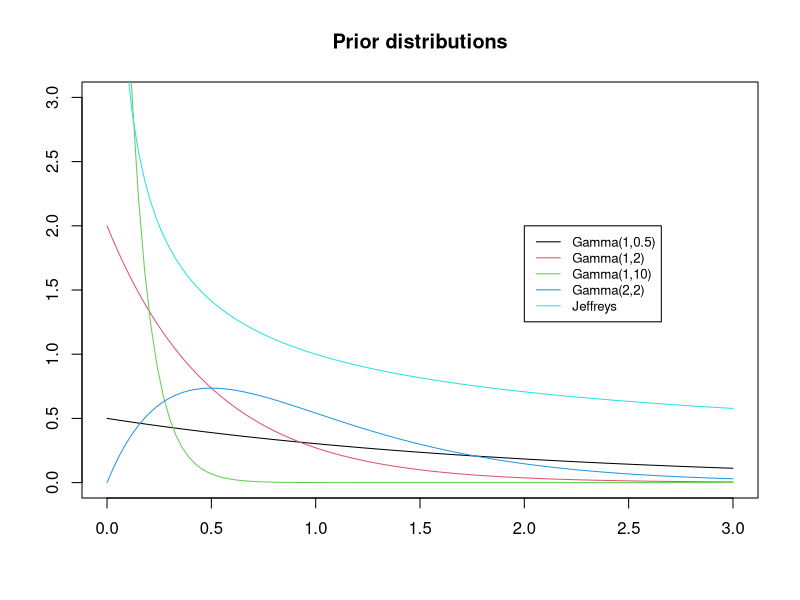
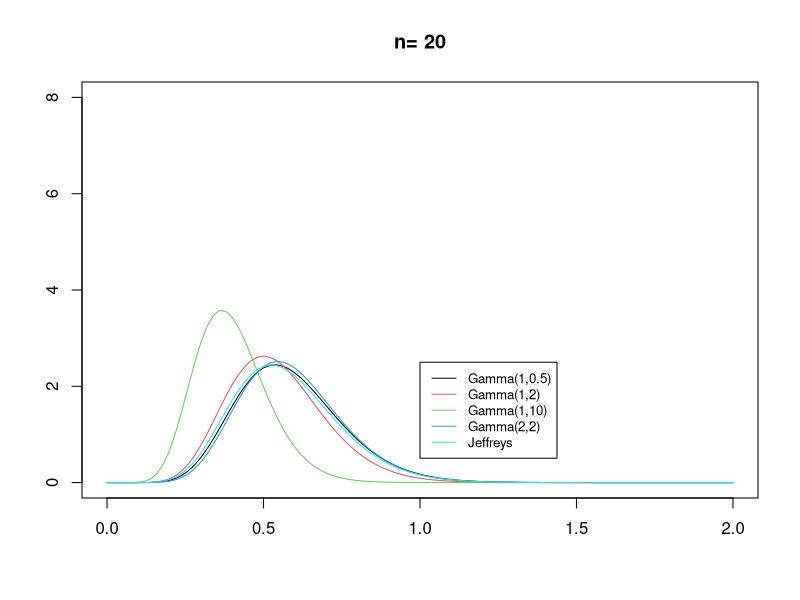
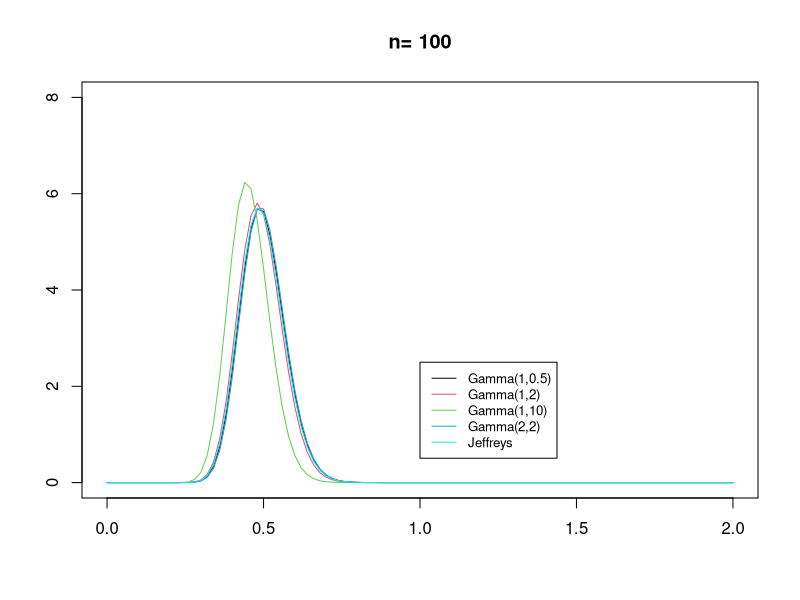
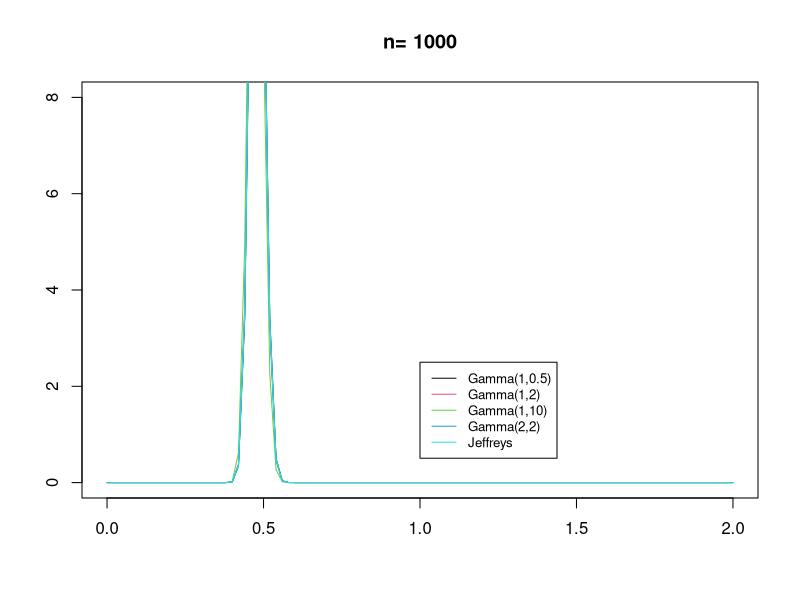

R code for these plots, in order:
## ---- chunk 1
knitr::opts_chunk$set(echo = TRUE)
## ---- chunk 2
set.seed(123)

# simulate three random samples from Poisson distribution
theta <- 0.5
y20 <- rpois(20, theta)
y100 <- rpois(100, theta)
y1000 <- rpois(1000, theta)

a <- c(1, 1, 1, 2)
b <- c(.5, 2, 10, 2)
## ---- chunk 3
gamma_prior <- function(x, k){return(dgamma(x, a[k], b[k]))}
jeffreys_prior <- function(x, theta){return(1/sqrt(x))}

plot(c(), c(), xlim=c(0,3), ylim=c(0,3), xlab="", ylab="", main="Prior distributions")
for(k in 1:4) curve(gamma_prior(x,k), add=T, col=k)
curve(jeffreys_prior(x, theta), add=T, col=5)
legend(2, 2, 
       legend=c("Gamma(1,0.5)", "Gamma(1,2)", 
                "Gamma(1,10)", "Gamma(2,2)",
                "Jeffreys"),
       col=c(1:5), lty=1, cex=0.8)
## ---- chunk 4
gamma_posterior <- function(x,y,k){
    return(dgamma(x,sum(y)+a[k],length(y)+b[k]))
}
jeffreys_posterior <- function(x,y,theta){
    return(dgamma(x,sum(y)+theta,length(y)))
}

plot_posteriors <- function(y){
    plot(c(), c(), xlim=c(0,2), ylim=c(0,8), main=paste("n=",length(y)), xlab="", ylab="")
    for(k in 1:5) curve(gamma_posterior(x,y,k), add=T, col=k)
    curve(jeffreys_posterior(x,y,theta), add=T, col=5)
    legend(1, 2.5, 
           legend=c("Gamma(1,0.5)", "Gamma(1,2)", "Gamma(1,10)", "Gamma(2,2)","Jeffreys"),
           col=c(1:5), lty=1, cex=0.8)
}

plot_posteriors(y20)
plot_posteriors(y100)
plot_posteriors(y1000)
## ---- chunk 5
posterior_expectations <- function(y){
    for(k in 1:4) print((sum(y)+a[k])/(length(y)+b[k]))
    print((sum(y)+theta)/length(y))
}

posterior_expectations(y20)
posterior_expectations(y100)
posterior_expectations(y1000)

MAP <- function(y){
    for(k in 1:4) print((sum(y)+a[k]-1)/(length(y)+b[k]))
    print((sum(y)+theta)/length(y))
}

MAP(y20)
MAP(y100)
MAP(y1000)
## ---- chunk 6
# fix confidence level
alpha <- 0.05

credible_intervals <- function(alpha,y) {
    return(qgamma(c(alpha*0.5,1-alpha*0.5),sum(y)+theta,length(y)))
}

credible_intervals(alpha,y20)
credible_intervals(alpha,y100)
credible_intervals(alpha,y1000)

hpd <- function(y,p){
    set.seed(123)
    y <- rgamma(1000,sum(y)+theta,length(y))
    dy<-density(y)
    md<-dy$x[dy$y==max(dy$y)]
    py<-dy$y/sum(dy$y)
    pys<-sort(py, decreasing=T)
    ths<-min(pys[cumsum(pys)< p])
    list(hpdr=range(dy$x[py>=ths]),mode=md)
}

hpd(y20,0.95)
hpd(y100,0.95)
hpd(y1000,0.95)
